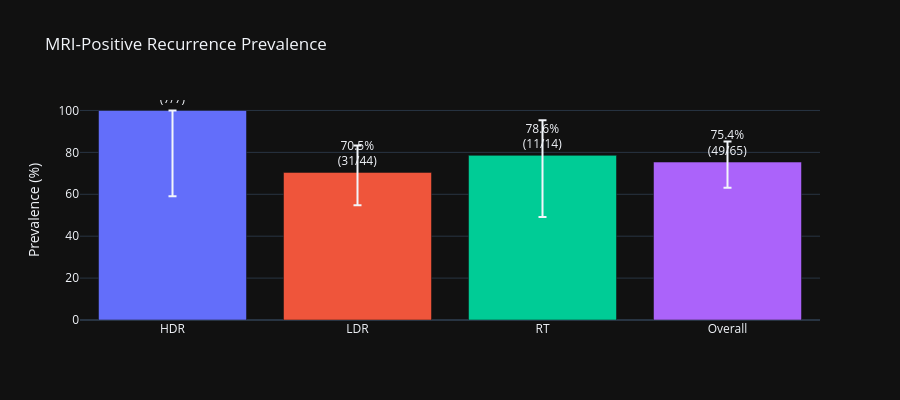
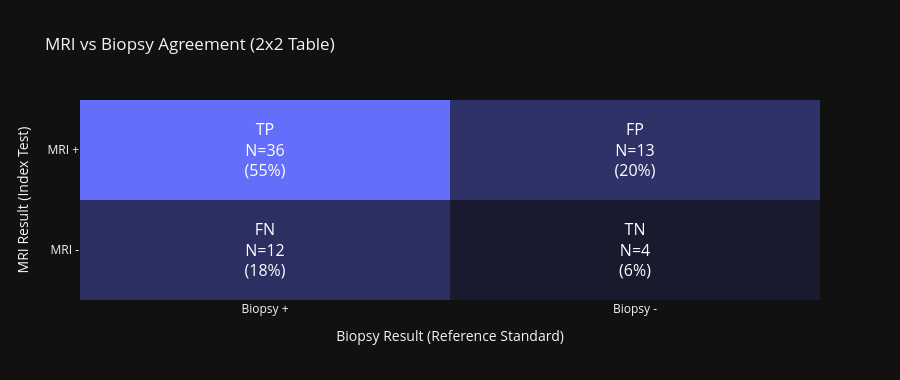
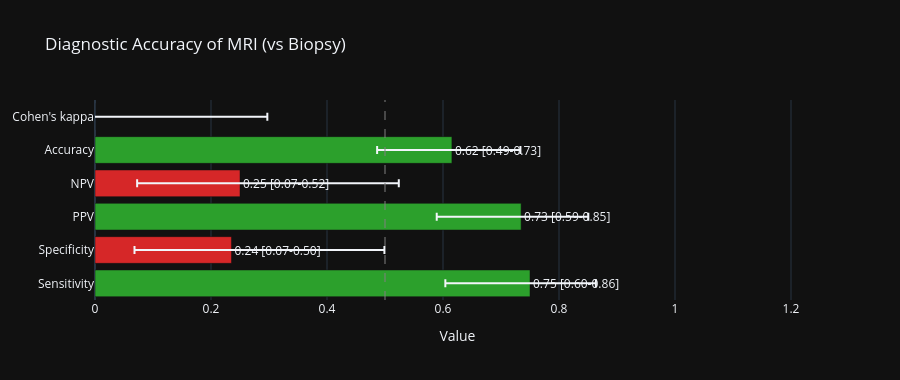
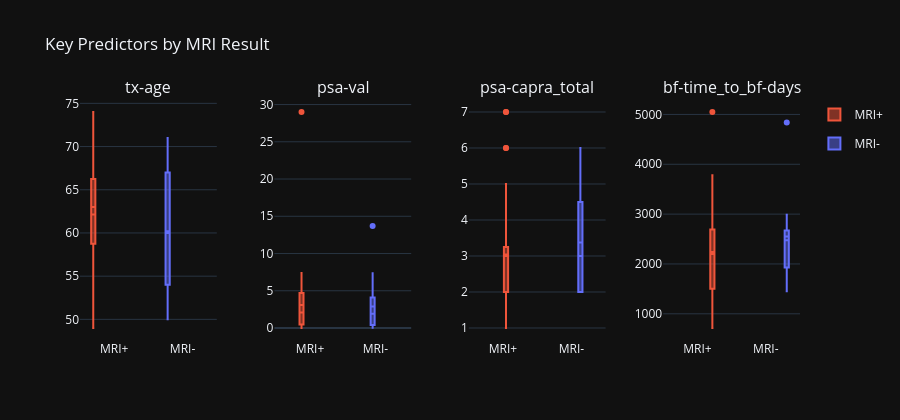

Source (notebook cell) for these figures, in order:
### Markdown cell above
### 11.6 Results Dashboard

Interactive Plotly dashboard combining all analysis results: prevalence, diagnostic accuracy, forest plots, ROC curve, and calibration.

### Code cell
# Render the full interactive dashboard
panels = show_dashboard(df, run_multivariable=True)

### Figure 1 — Plotly figure (JSON) as saved in the notebook; plotly's stock layout.template omitted (floating-point values rounded to 4 significant figures)
{"data": [{"customdata": [[59.04, 100], [54.8, 83.24], [49.2, 95.34], [63.13, 85.23]], "error_y": {"array": [0, 12.78, 16.77, 9.843], "arrayminus": [40.96, 15.66, 29.37, 12.26], "symmetric": false, "type": "data"}, "hovertemplate": "%{x}<br>Prevalence: %{y:.1f}%<br>95% CI: [%{customdata[0]:.1f}%, %{customdata[1]:.1f}%]<extra></extra>", "marker": {"color": ["#636EFA", "#EF553B", "#00CC96", "#AB63FA"]}, "text": ["100.0%<br>(7/7)", "70.5%<br>(31/44)", "78.6%<br>(11/14)", "75.4%<br>(49/65)"], "textposition": "outside", "type": "bar", "x": ["HDR", "LDR", "RT", "Overall"], "y": [100, 70.45, 78.57, 75.38]}], "layout": {"height": 400, "showlegend": false, "title": {"text": "MRI-Positive Recurrence Prevalence"}, "yaxis": {"range": [0, 105], "title": {"text": "Prevalence (%)"}}}}

### Figure 2 — Plotly figure (JSON) as saved in the notebook; plotly's stock layout.template omitted (floating-point values rounded to 4 significant figures)
{"data": [{"colorscale": [[0, "#1a1a2e"], [1, "#636EFA"]], "hovertemplate": "MRI: %{y}<br>Biopsy: %{x}<br>N = %{z}<extra></extra>", "showscale": false, "text": [["TP<br>N=36<br>(55%)", "FP<br>N=13<br>(20%)"], ["FN<br>N=12<br>(18%)", "TN<br>N=4<br>(6%)"]], "textfont": {"size": 16}, "texttemplate": "%{text}", "type": "heatmap", "x": ["Biopsy +", "Biopsy -"], "y": ["MRI +", "MRI -"], "z": [[36, 13], [12, 4]]}], "layout": {"height": 380, "title": {"text": "MRI vs Biopsy Agreement (2x2 Table)"}, "xaxis": {"title": {"text": "Biopsy Result (Reference Standard)"}}, "yaxis": {"autorange": "reversed", "title": {"text": "MRI Result (Index Test)"}}}}

### Figure 3 — Plotly figure (JSON) as saved in the notebook; plotly's stock layout.template omitted (floating-point values rounded to 4 significant figures)
{"data": [{"error_x": {"array": [0.1136], "arrayminus": [0.146], "symmetric": false, "type": "data"}, "hovertemplate": "Sensitivity: 0.750 [95% CI: 0.604-0.864]<extra></extra>", "marker": {"color": "#2CA02C"}, "orientation": "h", "showlegend": false, "text": "0.75 [0.60-0.86]", "textposition": "outside", "type": "bar", "x": [0.75], "y": ["Sensitivity"]}, {"error_x": {"array": [0.2637], "arrayminus": [0.1672], "symmetric": false, "type": "data"}, "hovertemplate": "Specificity: 0.235 [95% CI: 0.068-0.499]<extra></extra>", "marker": {"color": "#D62728"}, "orientation": "h", "showlegend": false, "text": "0.24 [0.07-0.50]", "textposition": "outside", "type": "bar", "x": [0.2353], "y": ["Specificity"]}, {"error_x": {"array": [0.1158], "arrayminus": [0.1455], "symmetric": false, "type": "data"}, "hovertemplate": "PPV: 0.735 [95% CI: 0.589-0.851]<extra></extra>", "marker": {"color": "#2CA02C"}, "orientation": "h", "showlegend": false, "text": "0.73 [0.59-0.85]", "textposition": "outside", "type": "bar", "x": [0.7347], "y": ["PPV"]}, {"error_x": {"array": [0.2738], "arrayminus": [0.1773], "symmetric": false, "type": "data"}, "hovertemplate": "NPV: 0.250 [95% CI: 0.073-0.524]<extra></extra>", "marker": {"color": "#D62728"}, "orientation": "h", "showlegend": false, "text": "0.25 [0.07-0.52]", "textposition": "outside", "type": "bar", "x": [0.25], "y": ["NPV"]}, {"error_x": {"array": [0.1181], "arrayminus": [0.129], "symmetric": false, "type": "data"}, "hovertemplate": "Accuracy: 0.615 [95% CI: 0.486-0.733]<extra></extra>", "marker": {"color": "#2CA02C"}, "orientation": "h", "showlegend": false, "text": "0.62 [0.49-0.73]", "textposition": "outside", "type": "bar", "x": [0.6154], "y": ["Accuracy"]}, {"error_x": {"array": [0.3121], "arrayminus": [0.3121], "symmetric": false, "type": "data"}, "hovertemplate": "Cohen's kappa: -0.015 [95% CI: -0.327-0.297]<extra></extra>", "marker": {"color": "#D62728"}, "orientation": "h", "showlegend": false, "text": "-0.01 [-0.33-0.30]", "textposition": "outside", "type": "bar", "x": [-0.01499], "y": ["Cohen's kappa"]}], "layout": {"barmode": "group", "height": 380, "shapes": [{"line": {"color": "gray", "dash": "dash"}, "opacity": 0.5, "type": "line", "x0": 0.5, "x1": 0.5, "xref": "x", "y0": 0, "y1": 1, "yref": "y domain"}], "title": {"text": "Diagnostic Accuracy of MRI (vs Biopsy)"}, "xaxis": {"range": [0, 1.25], "title": {"text": "Value"}}}}

### Figure 4 — Plotly figure (JSON) as saved in the notebook; plotly's stock layout.template omitted (floating-point values rounded to 4 significant figures)
{"data": [{"boxmean": true, "legendgroup": "MRI+", "marker": {"color": "#EF553B"}, "name": "MRI+", "showlegend": true, "type": "box", "xaxis": "x", "y": [60, 69, 67, 58, 62, 55, 67, 72, 56, 65, 65, 59, 65, 74, 60, 56, 57, 53, 69, 71, 56, 64, 60, 65, 63, 70, 56, 51, 69, 68, 53, 63, 60, 65, 51, 70, 65, 66, 65, 49, 67, 63, 65, 61, 60, 60, 59, 61, 59], "yaxis": "y"}, {"boxmean": true, "legendgroup": "MRI-", "marker": {"color": "#636EFA"}, "name": "MRI-", "showlegend": true, "type": "box", "xaxis": "x", "y": [71, 71, 68, 55, 59, 54, 51, 62, 54, 66, 61, 62, 50, 54, 71, 54], "yaxis": "y"}, {"boxmean": true, "legendgroup": "MRI+", "marker": {"color": "#EF553B"}, "name": "MRI+", "showlegend": false, "type": "box", "xaxis": "x2", "y": [4.14, 4.78, 4.98, 0.81, 4.74, 0.06, 1.4, 2.7, 1.84, 3.95, 4.08, 1.39, 2.08, 0.04, 2.08, 5.6, 0.94, 0.69, 0, 4.72, 0, 0, 4.35, 7.37, 0.08, 1.99, 2.41, 1.6, 4.99, 0.29, 3.9, 0.97, 1.01, 4.7, 2.7, 5.7, 0, 0.01, 0.47, 2.21, 0.14, 5.9, 5.36, 3.01, 3.69, 0.43, 29, 0.03, 7.19], "yaxis": "y2"}, {"boxmean": true, "legendgroup": "MRI-", "marker": {"color": "#636EFA"}, "name": "MRI-", "showlegend": false, "type": "box", "xaxis": "x2", "y": [5.95, 5.1, 2.71, 0.04, 0.07, 0.44, 13.7, 3.1, 0.4, 7.35, 2.28, 0.97, 0.02, 1.67, 0.41, 2.17], "yaxis": "y2"}, {"boxmean": true, "legendgroup": "MRI+", "marker": {"color": "#EF553B"}, "name": "MRI+", "showlegend": false, "type": "box", "xaxis": "x3", "y": [4, 4, 2, 3, 7, 4, 3, 2, 3, 6, 2, 2, 2, 2, 3, 2, 3, 6, 4, 2, 1, 1, 3, 2, 2, 4, 3, 3, 3, 3, 3, 7, 2, 4, 1, 2, 2, 3, 3, 3, 5, 3, 3, 3, 4, 2, 3, 2, 3], "yaxis": "y3"}, {"boxmean": true, "legendgroup": "MRI-", "marker": {"color": "#636EFA"}, "name": "MRI-", "showlegend": false, "type": "box", "xaxis": "x3", "y": [3, 4, 2, 2, 3, 2, 4, 5, 2, 5, 6, 5, 3, 4, 2, 2], "yaxis": "y3"}, {"boxmean": true, "legendgroup": "MRI+", "marker": {"color": "#EF553B"}, "name": "MRI+", "showlegend": false, "type": "box", "xaxis": "x4", "y": [734, 1041, 1017, 1191, 1365, 1948, 2020, 3208, 2689, 2551, 1147, 2162, 2667, 2559, 2199, 1469, 3303, 2362, 1361, 1431, 1840, 1596, 1977, 2338, 5049, 2302, 2344, 2183, 1912, 2695, 2731, 2824, 2382, 3780, 3490, 2179, 715, 3031, 3530], "yaxis": "y4"}, {"boxmean": true, "legendgroup": "MRI-", "marker": {"color": "#636EFA"}, "name": "MRI-", "showlegend": false, "type": "box", "xaxis": "x4", "y": [1569, 2015, 2642, 2989, 1925, 1929, 2299, 2552, 1451, 4838, 2767, 2632, 2562], "yaxis": "y4"}], "layout": {"annotations": [{"font": {"size": 16}, "showarrow": false, "text": "tx-age", "x": 0.095, "xanchor": "center", "xref": "paper", "y": 1, "yanchor": "bottom", "yref": "paper"}, {"font": {"size": 16}, "showarrow": false, "text": "psa-val", "x": 0.365, "xanchor": "center", "xref": "paper", "y": 1, "yanchor": "bottom", "yref": "paper"}, {"font": {"size": 16}, "showarrow": false, "text": "psa-capra_total", "x": 0.635, "xanchor": "center", "xref": "paper", "y": 1, "yanchor": "bottom", "yref": "paper"}, {"font": {"size": 16}, "showarrow": false, "text": "bf-time_to_bf-days", "x": 0.905, "xanchor": "center", "xref": "paper", "y": 1, "yanchor": "bottom", "yref": "paper"}], "boxmode": "group", "height": 420, "title": {"text": "Key Predictors by MRI Result"}, "xaxis": {"anchor": "y", "domain": [0, 0.19]}, "xaxis2": {"anchor": "y2", "domain": [0.27, 0.46]}, "xaxis3": {"anchor": "y3", "domain": [0.54, 0.73]}, "xaxis4": {"anchor": "y4", "domain": [0.81, 1]}, "yaxis": {"anchor": "x", "domain": [0, 1]}, "yaxis2": {"anchor": "x2", "domain": [0, 1]}, "yaxis3": {"anchor": "x3", "domain": [0, 1]}, "yaxis4": {"anchor": "x4", "domain": [0, 1]}}}
